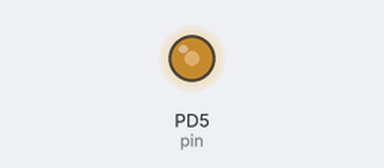
Simulated run of this program. Board: pyboard running MicroPython. Parts: output pins drawn as LEDs (lit = HIGH). At 3.0 s the program stops and its outputs stay as they are.

Above: at 0.1 s.
Timing chart, 0 to 1.6 s (numbered marks = the images above):
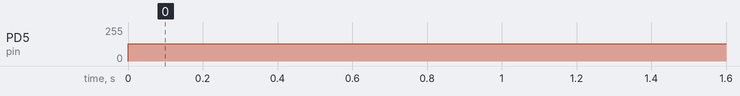

Measured:
- by itself, PD5 (pin): 0/255 → 128/255 at 0.00 s

The program:

son.py
```python
from pyb import Pin, Timer
from time import sleep_ms

tim = Timer(3, freq=440)
pwm = tim.channel(2, Timer.PWM, pin=Pin('D5')) # Y2 pour Pyboard
pwm.pulse_width_percent(50)

for f in [440, 560, 780]:
    tim.freq(f)
    sleep_ms(1000)

tim.deinit()
```
